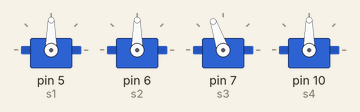
Simulated run of this sketch. Board: Arduino Uno, built with avr-gcc and run on an emulated ATmega328P. Parts: 4 × servo.

Above: at 0.1 s.
At 0.7 s:
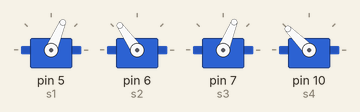
At 2.0 s:
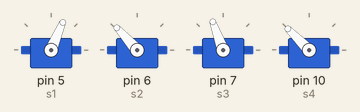
At 4.3 s:
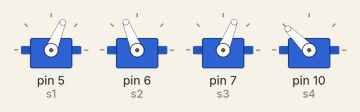
Timing chart, 0 to 5.8 s (numbered marks = the images above):
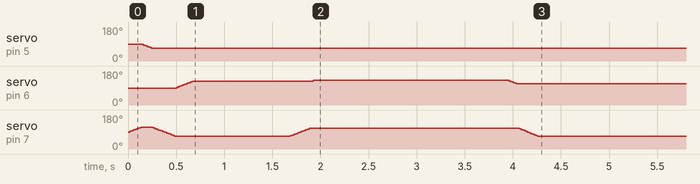

The sketch:

servo_brazo.ino
```cpp
#include <Servo.h>
int vel = 5;
Servo s1;
Servo s2;
Servo s3;
Servo s4;
void setup() {
  s1.attach(5);
  s2.attach(6);
  s3.attach(7);
  s4.attach(10);
  pos_inicial();
 // delay(1000);
  peon();
 // delay(1000);
  //caballo();
  // pos_inicial();
//alfil();
}

void loop() {

}

void pos_inicial() {
  at1(90);
  at2(90);
  at3(115);
  pinza(1);
}
void peon() {
  at1(66);
  at3(67);
  at2(126);
  pinza(1);
  delay(1000);
  at1(66);
  at3(111);
  at2(133);
  pinza(1);
  delay(2000);
  at1(66);
  at2(111);
  at3(67);

  pinza(1);
}
void pinza(bool p) {
  if (p == 1) {
    s4.write(135);
  }
  else {
    s4.write(0);
  }
}
void caballo() {
  for (int i = 0; i < 2; i++) {
    at1(66);
    at3(67);
    at2(126);
    pinza(0);
    delay(1000);
    at1(66);
    at3(111);
    at2(133);
    pinza(0);
    delay(500);
    if(i==0){
    at1(66 + 15);
    }
    if(i==1){
    at1(66 - 15);
    }
    delay(2000);
    at1(66);
    at2(111);
    at3(67);
    pinza(0);
    delay(3000);
  }

}

void alfil(){
  for (int i = 0; i < 2; i++) {
    at1(66);
    at3(67);
    at2(126);
    pinza(0);
    delay(1000);
    at1(66);
    at3(111);
    at2(133);
    pinza(0);
    delay(50);
    if(i==0){
    at1(66 + 25);
    }
    if(i==1){
    at1(66 - 25);
    }
    delay(200);
    at1(66);
    at2(111);
    at3(67);
    pinza(0);
    delay(3000);
  }
}
```

atenuador.ino
```cpp
int at1(int limite) {
  int l = s1.read();
  if (l > limite) {
    for (int i = l; i > limite; i--) {
      s1.write(i);
      delay(vel);
    }
  }
  if (l < limite) {
    for (int i = l; i < limite; i++) {
      s1.write(i);
      delay(vel);
    }
  }
}

int at2(int limite) {
  int l = s2.read();
  if (l > limite) {
    for (int i = l; i > limite; i--) {
      s2.write(i);
      delay(vel);
    }
  }
  if (l < limite) {
    for (int i = l; i < limite; i++) {
      s2.write(i);
      delay(vel);
    }
  }
}

int at3(int limite) {
  int l = s3.read();
  if (l > limite) {
    for (int i = l; i > limite; i--) {
      s3.write(i);
      delay(vel);
    }
  }
  if (l < limite) {
    for (int i = l; i < limite; i++) {
      s3.write(i);
      delay(vel);
    }
  }
}
void tester(){
  Serial.print("S1 :");
  Serial.print(s1.read());
  Serial.print(" S2 :");
  Serial.print(s2.read());
  Serial.print(" S3 :");
  Serial.print(s3.read());
  Serial.print(" S4 :");
  Serial.println(s4.read());
}
```
